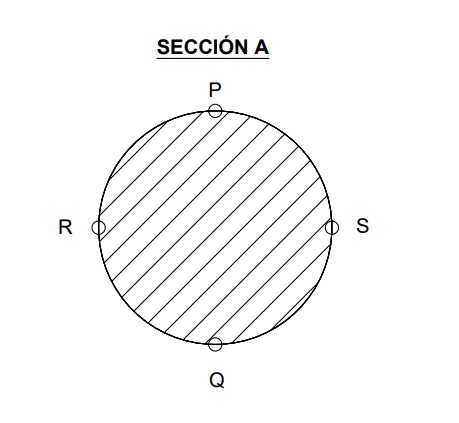
#> input picture SeccionA.jpeg, 459 x 423 px
$ python lab1_sol.py
#> lines starting #> are read from the running program, lines starting #| are printed output that depends on the picture
#Librerías necesarias
import numpy as np  #Para los cálculos algebraicos
import seaborn as sn    #Para el gráfico de Mohr
import matplotlib.pyplot as plt     #Para mostrar la imagen de los puntos críticos

# [13 lines left out: functions variando_ab, variando_cd, not called in this run]

def esfuerzos_seccion():
    global esf_norm_flex, esf_cort_tors, esf_cort_cort
    '''Calcula los esfuerzos presentes en la sección A con los valores originales del problema'''
    #Calculo de esfuerzos
    #Esfuerzo cortante por carga cortante
    a = np.pi*((d_ab/2)**2) #Area de la sección transversal de la barra AB
    v = fy #Esfuerzo cortante
    esf_cort_cort = ((4/3)*(v/a))     #Dividido entre 1000 para pasarlo a kpsi

    #Esfuerzo cortante por torsión
    t=fy*cd #Momento torzor
    j=(np.pi*(d_ab**4))/32  #Momento polar
    esf_cort_tors = ((t*(d_ab/2))/j)   #Dividido entre 1000 para pasarlo a kpsi

    #Esfuerzo normal por flexión
    m = fy*(ab+bc)  #Momento flector
    i = j/2 #Momento lineal
    esf_norm_flex = ((m*(d_ab/2))/i)    #Dividido entre 1000 para pasarlo a kpsi


# [38 lines left out: functions esfuerzos_ab_variable, esfuerzos_cd_variable, not called in this run]

def circulo_mohr():
    global A, B, C
    #Definir los puntos del círculo de Mohr
    A = (esf_norm_flex, esf_cort_tors)
    B = (0, -esf_cort_tors)
    C = (esf_norm_flex/2, 0)

def esfuerzos_principales():
    global sigma_1, sigma_2, tau_max
    # Cálculo de los esfuerzos principales
    sigma_1 = (esf_norm_flex/2 + np.sqrt((esf_norm_flex/2)**2 + esf_cort_tors**2))
    sigma_2 = (esf_norm_flex/2 - np.sqrt((esf_norm_flex/2)**2 + esf_cort_tors**2))

    # Cálculo de los esfuerzos cortantes máximos
    tau_max = np.sqrt(((esf_norm_flex-0))**2 + 4 * esf_cort_tors**2) / 2


def grafica():
    '''Grafica de todos los valores correspondientes dentro del circulo de Mohr'''
    # Configuración de Seaborn
    sn.set(style='whitegrid')
    # Configuración del gráfico
    fig, ax = plt.subplots()
    ax.set_aspect('equal')
    ax.set_xlabel('Esfuerzo normal (psi)')
    ax.set_ylabel('Esfuerzo de corte (psi)')

    # Agregar líneas punteadas de los ejes de coordenadas
    ax.axhline(0, color='yellow', linestyle='dashed')
    ax.axvline(0, color='yellow', linestyle='dashed')

    # Graficar el círculo de Mohr
    ax.plot([A[0], B[0]], [A[1], B[1]], color='blue')
    ax.plot(A[0], A[1], marker='o', color='red')
    ax.plot(B[0], B[1], marker='o', color='red')
    ax.plot(C[0], C[1], marker='o', color='red')

    # Etiquetas de los puntos
    ax.text(A[0], A[1], 'A', ha='right', va='bottom')
    ax.text(B[0], B[1], 'B', ha='right', va='top')
    ax.text(C[0], C[1], 'C', ha='left', va='center')

    # Calcular el centro del círculo de Mohr
    centro_x = (A[0] + B[0]) / 2
    centro_y = (A[1] + B[1]) / 2

    # Calcular el radio del círculo de Mohr
    radio = np.sqrt((A[0] - centro_x) ** 2 + (A[1] - centro_y) ** 2)

    # Generar los puntos del círculo de Mohr
    theta = np.linspace(0, 2 * np.pi, 100)
    parte_x = centro_x + radio * np.cos(theta)
    parte_y = centro_y + radio * np.sin(theta)

    # Graficar el círculo de Mohr
    ax.plot(parte_x, parte_y, color='green')

    # Graficar los esfuerzos principales y los esfuerzos cortantes máximos en el círculo de Mohr
    ax.plot(sigma_1, 0, marker='o', color='purple')
    ax.plot(sigma_2, 0, marker='o', color='purple')
    ax.plot(0, tau_max, marker='o', color='purple')

    # Etiquetas de los esfuerzos principales y los esfuerzos cortantes máximos
    ax.text(sigma_1, 0, 'σ₁', ha='left', va='center')
    ax.text(sigma_2, 0, 'σ₂', ha='right', va='center')
    ax.text(0, tau_max, 'τ_max', ha='right', va='bottom')

    # Graficar la línea punteada horizontal
    ax.hlines(tau_max, 0, esf_norm_flex/2, color='purple', linestyle='dashed')

    # Mostrar el gráfico
    plt.show()

def von_mises(factor_seguridad):
    #Calcula el esfuerzo de Von Mises y el asfuerzo admisible
    global esfuerzo_admisible, esfuerzo_von_mises

    esfuerzo_von_mises = np.sqrt(esf_norm_flex**2+3*(esf_cort_tors**2))
    esfuerzo_fluencia = 53600  # Esfuerzo de fluencia para AISI 1020 estirado en frío (en KPSI)
    esfuerzo_admisible = esfuerzo_fluencia / factor_seguridad

def verificar_falla(n):
    #Función que verifica si la pieza falla aplicando la teoría de fallas de Von Misses
    if opcion == "1":
        #Comprueba si el esfuerzo de Von Mises es mayor que el esfuerzo admisible
        if esfuerzo_von_mises > esfuerzo_admisible:
            print("El material ha fallado según la teoría de Von Mises.")

        else:
            print("El material no ha fallado según la teoría de Von Mises.")

    elif opcion == "2":
        #Comprueba si el esfuerzo de Von Mises es mayor que el esfuerzo admisible
        if esfuerzo_von_mises > esfuerzo_admisible:
            #Va añadiendo cada uno de los valores al arreglo correspondiente dependiendo si falla o no
            ab_falla.append(n)
        else:
            ab_no_falla.append(n)

    else:
        #Comprueba si el esfuerzo de Von Mises es mayor que el esfuerzo admisible
        if esfuerzo_von_mises > esfuerzo_admisible:
            #Va añadiendo cada uno de los valores al arreglo correspondiente dependiendo si falla o no
            cd_falla.append(n)
        else:
            cd_no_falla.append(n)

def comprobacion_fs(fs):
    #Comprueba la validez del factor de seguridad

    if fs <=1:
        raise Exception("El factor de seguridad debe ser mayor a 1")        #Arroja una error si el factor de seguriad no es mayor que 1

def punto_critico():
    #Muestra la imgaen de la ubicación del punto crítico analizado
    sn.set()
    fig, ax = plt.subplots(figsize=(10,10))
    # Cargar la imagen desde un archivo
    imagen = plt.imread("SeccionA.jpeg")  #Ruta de la imagen

    ax.imshow(imagen)
    plt.axis('off')  # Para ocultar los ejes x e y

    # Agregar texto en la parte superior derecha
    texto = "Analizando los esfuerzos en los 4 puntos se determina que los puntos críticos son P (compresión) y Q (tensión)"
    ax.text(1.1, 1, texto, ha='right', va='top', transform=ax.transAxes, fontsize=11, fontweight='bold', color='black')


    # Mostrar la figura con la imagen
    plt.show(block=False)       #Muestra la figura sin dejar de correr el código


if __name__ == "__main__":
    #Inicializa el script
    #-----------------------------------------------------------------------------------------------------------------
    #Definiendo variables y datos del problema

    #Longitudes
    ab, bc, cd, oa = 9, 2, 12, 2 #Proporcionadas por el ejercicio

    #Diámetros
    d_ab, d_bc, d_cd, d_oa = 1, 1.5, 0.75, 1.5#No considerando el diámetro del filete

    #Fuerzas
    fx = 0
    fz = 0

    #Vectores comprobación de falla, nos servirán para determinar entre que rangos de las longitudes dadas la barra falla o no falla
    ab_falla = []
    ab_no_falla = []
    cd_falla = []
    cd_no_falla = []

    #Solicita valores iniciales al usuario
    #-----------------------------------------------------------------------------------------------------------------
    print('MATERIAL AISI 1020 ESTIRADO EN FRÍO (CD)')
    fy = float(input("Valor de la fuerza en Y (Valor del problema Fy = 250): "))
#> the answer given: 3
    #Se comprueba que el factor de seguridad ingresado sea correcto
    fs = float(input("Ingrese el factor de seguridad: "))
#> the answer given: 3
    comprobacion_fs(fs)
    # Ejecutar la opción seleccionada, de esta dependerá el proceso a seguir.
    opcion = input("Seleccione una opción:\n1. Calcular con los valores originales\n2. Calcular variando AB\n3. Calcular variando CD\n")
#> the answer given: 1
    #Dependeiendo de la opción elegida se seguirá un proceso determinado

    #Procesos
    #-----------------------------------------------------------------------------------------------------------------
    #Proceso 1
    #Calcula los esfuerzos principales, el esfuerzo cortante máximo, grafica el círculo de Mohr y determina si la barra falla o no falla.
    if opcion == "1":
        #Calcula los esfuerzos en la sección A.
        esfuerzos_seccion()
        print("Esfuerzo por Cortante: ", esf_cort_cort, " psi", "\nEsfuerzo por Torsion: ", esf_cort_tors, " psi",
              "\nEsfuerzo por flexión: ", esf_norm_flex, " psi")

        #Grafica el punto crítico
        punto_critico()
#> in punto_critico, imagen is the input picture: shape (423, 459, 3); mean R, G, B 248.2, 248.3, 248.2

        #Calcula los puntos necesarios y grafica el círculo de Mohr
        circulo_mohr()

        #Calculo de los esfuerzos principales
        esfuerzos_principales()
        print('Esfuerzo principal 1: ', sigma_1," psi", '\nEsfuerzo principal 2: ' ,sigma_2, " psi")
        print('Esfuerzo cortante máximo: ', tau_max, " psi")

        #Calcula el esfuerzo de Von Mises
        von_mises(fs)
        print("Esfuerzo de Von Mises: ", esfuerzo_von_mises, " psi")
        print("Esfuerzo admisible: ", esfuerzo_admisible, " psi")

        #Verifica si la barra falla o no
        verificar_falla(any)

        #Grafica el círculo de Mohr
        grafica()
#> in grafica, `plt.show()`:
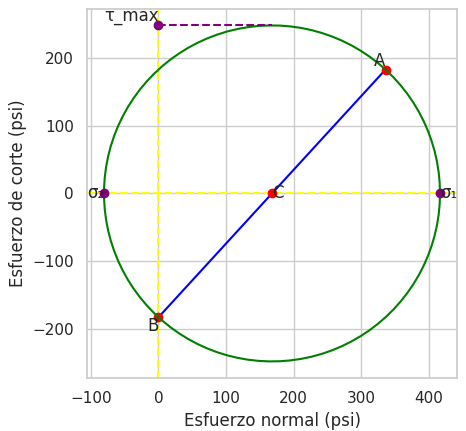
#> figure drawn by matplotlib, 1 panel

    #Proceso 2
    #Calcula los esfuerzos principales, el esfuerzo cortante máximo, determina si la barra falla o no falla para valores de AB variables.
    #Arroja como salida el rango de valores de AB para los que la barra falla o no falla.
    elif opcion == "2":
        #Genera el vector de valores de AB
        variando_ab()

        #Itera los valores de AB y calcula los esfuerzos para cada uno de ellos
        for i in ab:
            #Calcula los esfuerzos en la sección A. Teniendo como parámetro el valor actual de AB
            esfuerzos_ab_variable(i)

            #Calcula los esfuerzos principales para la vuelta actual
            esfuerzos_principales()

            #Calcula los esfuerzos de Von Mises para la vuelta actual
            von_mises(fs)

            #Verifica si falla la barra para el valor actual de AB
            verificar_falla(i)

        #Verifica si alguna de los arreglos de la comprobación de falla no tiene elementos y devuelve que todos los casos pertenecen al otro arreglo
        if len(ab_falla) == 0:
            print("La barra no falla para todos los valores ingresados")
        elif len(ab_no_falla) ==0:
            print("La barra falla para todos los valores ingresados")

        #Si es que ninguno de ellos tiene un numero de elementos igual a 0, muestra el rango de valores para cuando falla y para cuando no falla
        else:
            comprobacion_falla = [ab_falla[0], ab_falla[-1]]
            comprobacion_no_falla = [ab_no_falla[0], ab_no_falla[-1]]
            print("Falla para: ",comprobacion_falla,"\nNo falla para: ", comprobacion_no_falla)


    elif opcion == "3":
        #Genera el vector de valores de CD
        variando_cd()

        #Itera los valores de CD y calcula los esfuerzos para cada uno de ellos
        for i in cd:
            #Calcula los esfuerzos en la sección A. Teniendo como parámetro el valor actual de CD
            esfuerzos_cd_variable(i)

            #Calcula los esfuerzos principales para la vuelta actual
            esfuerzos_principales()

            #Calcula los esfuerzos de Von Mises para la vuelta actual
            von_mises(fs)

            #Verifica si falla la barra para el valor actual de CD
            verificar_falla(i)
        print(cd_falla, cd_no_falla)
        #Verifica si alguna de los arreglos de la comprobación de falla no tiene elementos y devuelve que todos los casos pertenecen al otro arreglo
        if len(cd_falla) == 0:
            print("La barra no falla para todos los valores ingresados")
        elif len(cd_no_falla) ==0:
            print("La barra falla para todos los valores ingresados")

        #Si es que ninguno de ellos tiene un numero de elementos igual a 0, muestra el rango de valores para cuando falla y para cuando no falla
        else:
            comprobacion_falla = [cd_falla[0], cd_falla[-1]]
            comprobacion_no_falla = [cd_no_falla[0], cd_no_falla[-1]]
            print("Falla para: ",comprobacion_falla,"\nNo falla para: ", comprobacion_no_falla)

    else:
        raise Exception("Opción inválida. Por favor, seleccione una opción válida.")    #Lanza un error si la opción es inválida
